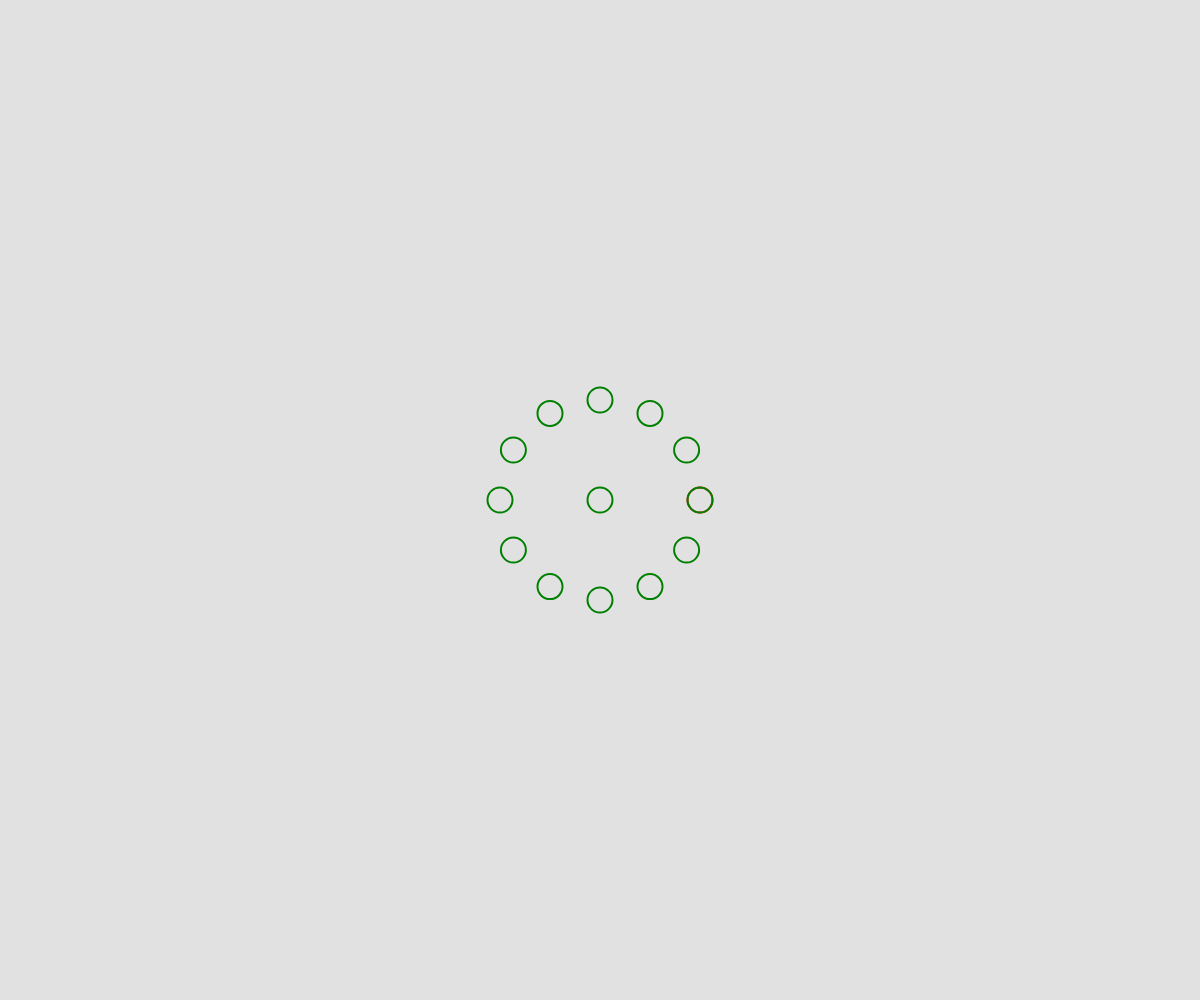
Frame 1 (no input)
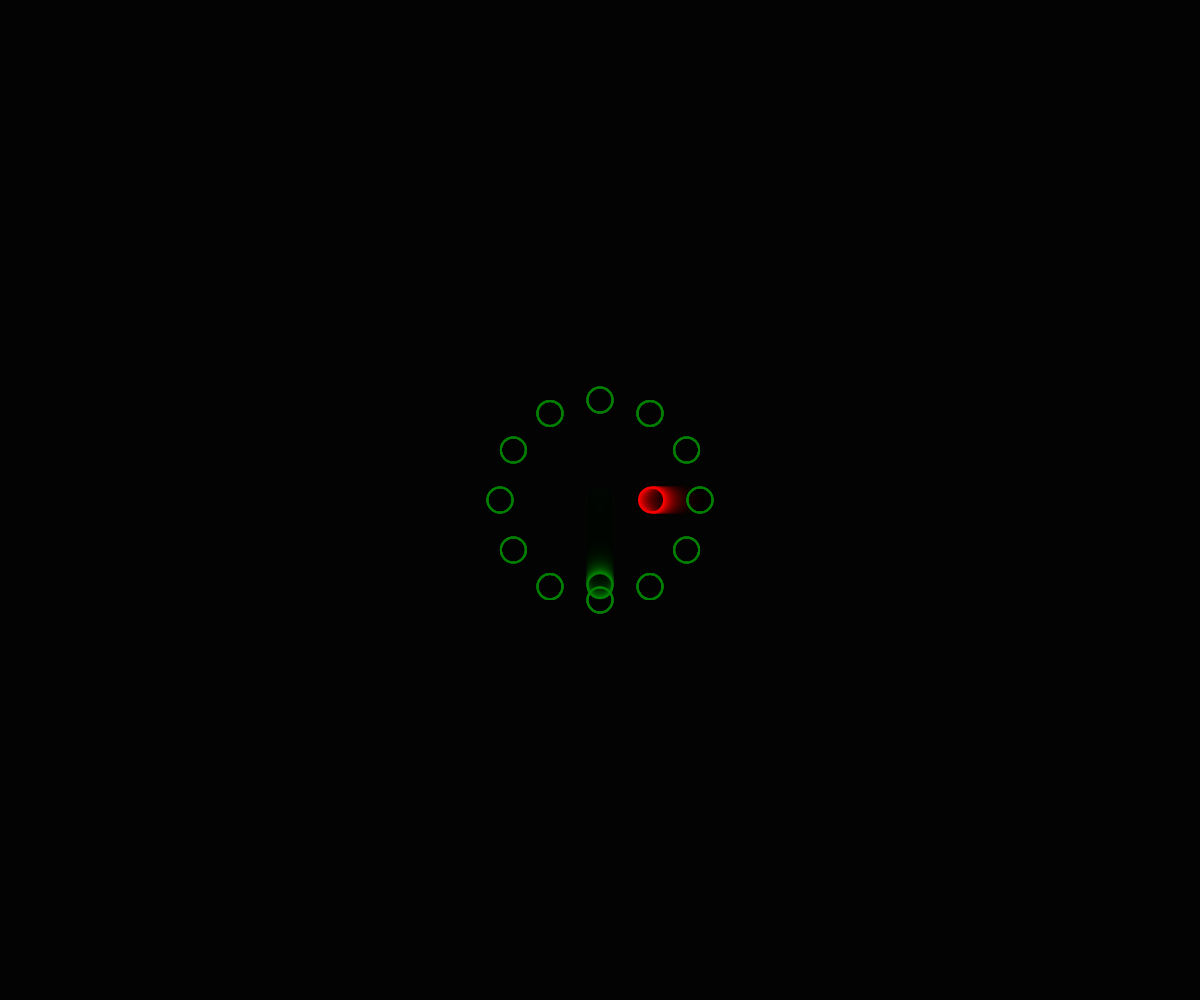
Frame 60 (no input)
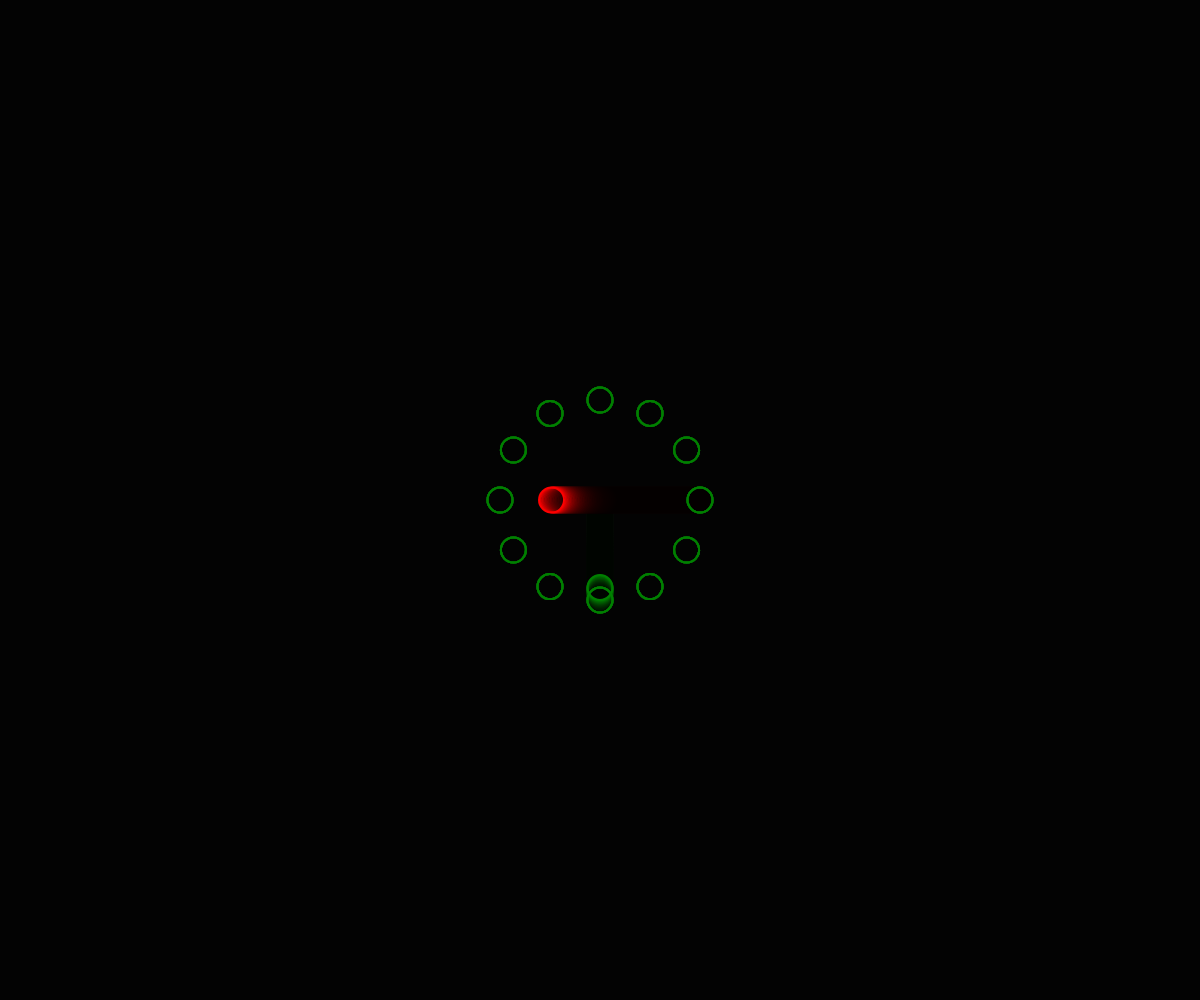
Frame 120 (the mouse pressed at the canvas centre since frame 60)

The p5.js sketch that drew these frames (run headless with seeded random() and noise() and a simulated clock; from frame 60 on, the mouse is pressed at the canvas centre):

// p5.js sketch
// ── sketch.js
let circleD = 25;

//x axis variable;

let circleX;
let thetaX = 0;
let radiusX = 100;

//y aixs variable:

let circleY;
let thetaY = 0;
let radiusY = 100;

function setup() {
  createCanvas(windowWidth, windowHeight);
  circleX = width/2;
  circleY = height/2;
}

function draw() {
  background(0,30);
  stroke("white");
  strokeWeight(2);

  circleX = cos(radians(thetaX))*100;
  thetaX++;;

  //thetaX = thetaX +1
  translate(width/2,height/2);
  noFill();
  stroke("red");
  circle(circleX,0,25);

  stroke("green");
  circleY = sin(radians(thetaY))*radiusY;
  circle(0,circleY,25);
  thetaY++;;

  for(let i = 0; i < 12; i++){
    let theta = i*(360/12);
    let radius = 100;
    let x = cos(radians(theta))*radius;
    let y = sin(radians(theta))*radius;
    circle(x,y,circleD);
  }
}
